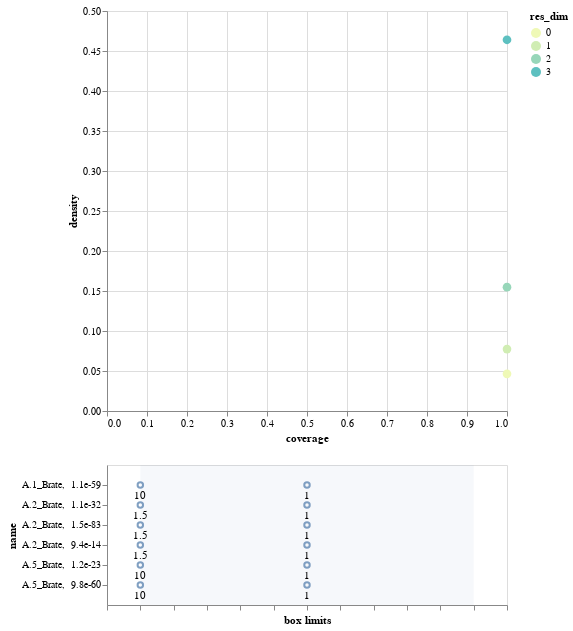

Source (notebook cell):
### Markdown cell above
# Step 6: Scenario discovery
Given that the chosen policy (red) yields such high damage in the second dike ring, said damage is the focus of this scenario discovery. This step is very similar to step 2.4.

### Code cell
experiments_reeval, outcomes_reeval = reeevaluation_results

y = outcomes['A.2_Expected Annual Damage'] > 6e8

# Prim only accepts up to 5000 rows
exp_short = experiments_reeval.iloc[0:4999,:]
x = exp_short
ind_pos = [i for i in range(0,4999)]
y = y[ind_pos]

prim_alg = prim.Prim(x,y, threshold=0.4)
box = prim_alg.find_box()
box.inspect_tradeoff()

### Figure 1 — Vega-Lite specification as saved in the notebook (floating-point values rounded to 4 significant figures)
{"config": {"view": {"continuousWidth": 400, "continuousHeight": 300}}, "vconcat": [{"data": {"name": "data-7049e5eba116a3569d4a4a7781cc1ffa"}, "mark": {"type": "circle", "size": 75}, "encoding": {"color": {"type": "ordinal", "field": "res_dim", "scale": {"range": ["#eff9b6", "#d0edb3", "#97d6b9", "#5dc0c0", "#31a5c2", "#1f80b8", "#2354a3", "#21318d"]}}, "opacity": {"condition": {"value": 1, "selection": "selector007"}, "value": 0.4}, "tooltip": [{"type": "ordinal", "field": "id"}, {"type": "quantitative", "field": "coverage", "format": ".2"}, {"type": "quantitative", "field": "density", "format": ".2"}, {"type": "ordinal", "field": "res_dim"}], "x": {"type": "quantitative", "field": "coverage"}, "y": {"type": "quantitative", "field": "density"}}, "height": 400, "selection": {"selector007": {"type": "single", "fields": ["id"]}}, "width": 400}, {"layer": [{"data": {"name": "data-d751713988987e9331980363e24189ce"}, "mark": "rule", "encoding": {"x": {"type": "quantitative", "axis": {"grid": false, "labels": false, "title": "box limits"}, "field": "x_lower", "scale": {"domain": [0, 1], "padding": 0.1}}, "x2": {"field": "x_upper"}, "y": {"type": "nominal", "field": "name", "scale": {"padding": 1.0}}}, "transform": [{"calculate": "(datum.x1-datum.minimum)/(datum.maximum-datum.minimum)", "as": "x_lower"}, {"calculate": "(datum.x2-datum.minimum)/(datum.maximum-datum.minimum)", "as": "x_upper"}, {"filter": {"selection": "selector007"}}], "width": 400}, {"data": {"name": "data-d751713988987e9331980363e24189ce"}, "mark": {"type": "text", "align": "left", "baseline": "top", "dy": 5}, "encoding": {"text": {"type": "ordinal", "field": "text"}, "x": {"type": "quantitative", "axis": {"grid": false, "labels": false, "title": "box limits"}, "field": "x_lower", "scale": {"domain": [0, 1], "padding": 0.1}}, "x2": {"field": "x_upper"}, "y": {"type": "nominal", "field": "name", "scale": {"padding": 1.0}}}, "transform": [{"calculate": "(datum.x1-datum.minimum)/(datum.maximum-datum.minimum)", "as": "x_lower"}, {"calculate": "(datum.x2-datum.minimum)/(datum.maximum-datum.minimum)", "as": "x_upper"}, {"filter": {"selection": "selector007"}}, {"calculate": "datum.qp_lower>0?format(datum.x1, \".2\")+\" (\"+format(datum.qp_lower, \".1~g\")+\")\" :format(datum.x1, \".2\")", "as": "text"}], "width": 400}, {"data": {"name": "data-d751713988987e9331980363e24189ce"}, "mark": {"type": "text", "align": "right", "baseline": "top", "dy": 5}, "encoding": {"text": {"type": "ordinal", "field": "text"}, "x": {"type": "quantitative", "field": "x_upper"}, "x2": {"field": "x_upper"}, "y": {"type": "nominal", "field": "name", "scale": {"padding": 1.0}}}, "transform": [{"calculate": "(datum.x1-datum.minimum)/(datum.maximum-datum.minimum)", "as": "x_lower"}, {"calculate": "(datum.x2-datum.minimum)/(datum.maximum-datum.minimum)", "as": "x_upper"}, {"filter": {"selection": "selector007"}}, {"calculate": "datum.qp_upper>0?format(datum.x2, \".2\")+\" (\"+format(datum.qp_upper, \".1\")+\")\" :format(datum.x2, \".2\")", "as": "text"}], "width": 400}, {"data": {"name": "data-bb8d07f6df3d47a6a475317795287b23"}, "mark": {"type": "rect", "opacity": 0.05}, "encoding": {"x": {"type": "quantitative", "field": "start"}, "x2": {"field": "end"}}}, {"data": {"name": "data-aa1db3da5604286072a9865c8198e390"}, "mark": "point", "encoding": {"x": {"type": "quantitative", "field": "x"}, "y": {"type": "nominal", "field": "name"}}, "transform": [{"filter": {"selection": "selector007"}}], "width": 400}, {"data": {"name": "data-aa1db3da5604286072a9865c8198e390"}, "mark": {"type": "text", "align": "center", "baseline": "top", "dy": 5}, "encoding": {"text": {"type": "nominal", "field": "item"}, "x": {"type": "quantitative", "field": "x"}, "y": {"type": "nominal", "field": "name"}}, "transform": [{"filter": {"selection": "selector007"}}], "width": 400}]}], "$schema": "https://vega.github.io/schema/vega-lite/v4.8.1.json", "datasets": {"data-7049e5eba116a3569d4a4a7781cc1ffa": [{"coverage": 1.0, "density": 0.04641, "id": 0, "mass": 1.0, "mean": 0.04641, "res_dim": 0}, {"coverage": 1.0, "density": 0.07736, "id": 1, "mass": 0.5999, "mean": 0.07736, "res_dim": 1}, {"coverage": 1.0, "density": 0.1548, "id": 2, "mass": 0.2999, "mean": 0.1548, "res_dim": 2}, {"coverage": 1.0, "density": 0.464, "id": 3, "mass": 0.1, "mean": 0.464, "res_dim": 3}], "data-d751713988987e9331980363e24189ce": [], "data-bb8d07f6df3d47a6a475317795287b23": [{"start": 0, "end": 1}], "data-aa1db3da5604286072a9865c8198e390": [{"name": "A.2_Brate,  9.4e-14", "n_items": 3, "item": 1.5, "id": 1, "x": 0.0}, {"name": "A.2_Brate,  9.4e-14", "n_items": 3, "item": 1.0, "id": 1, "x": 0.5}, {"name": "A.2_Brate,  1.1e-32", "n_items": 3, "item": 1.5, "id": 2, "x": 0.0}, {"name": "A.2_Brate,  1.1e-32", "n_items": 3, "item": 1.0, "id": 2, "x": 0.5}, {"name": "A.5_Brate,  1.2e-23", "n_items": 3, "item": 10.0, "id": 2, "x": 0.0}, {"name": "A.5_Brate,  1.2e-23", "n_items": 3, "item": 1.0, "id": 2, "x": 0.5}, {"name": "A.1_Brate,  1.1e-59", "n_items": 3, "item": 10.0, "id": 3, "x": 0.0}, {"name": "A.1_Brate,  1.1e-59", "n_items": 3, "item": 1.0, "id": 3, "x": 0.5}, {"name": "A.2_Brate,  1.5e-83", "n_items": 3, "item": 1.5, "id": 3, "x": 0.0}, {"name": "A.2_Brate,  1.5e-83", "n_items": 3, "item": 1.0, "id": 3, "x": 0.5}, {"name": "A.5_Brate,  9.8e-60", "n_items": 3, "item": 10.0, "id": 3, "x": 0.0}, {"name": "A.5_Brate,  9.8e-60", "n_items": 3, "item": 1.0, "id": 3, "x": 0.5}]}}
